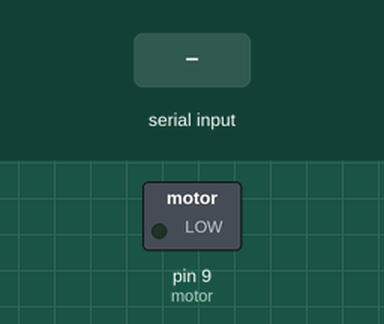
Bench run of a sketch on a simulated Arduino Uno, built with avr-gcc and run on an emulated ATmega328P. Shown: switched loads named in the sketch (green lamp = pin HIGH). Inputs (shaded band) come from the test bench.

Above: at 1.2 s.
1.3 s: "90,45\n" received over Serial
At 1.45 s:
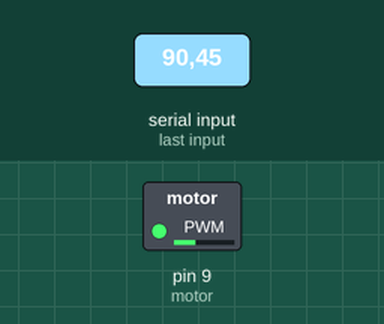
3.0 s: "30,150\n" received over Serial
At 4.3 s:
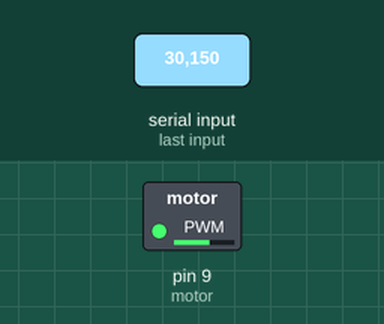
4.6 s: "200\n" received over Serial
At 5.5 s:
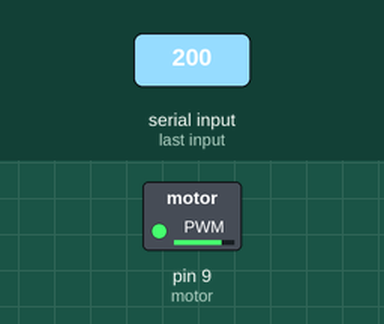
6.1 s: "90\n" received over Serial
At 6.6 s:
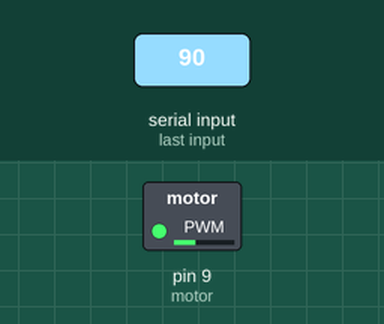
Timing chart, 0 to 8.6 s (numbered marks = the images above; inputs shaded):
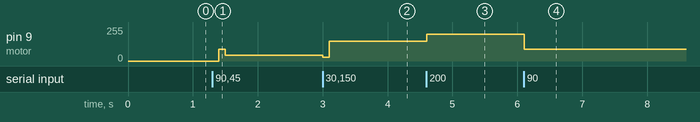

Measured:
- after the input at 1.3 s, pin 9 (motor): 0/255 → 90/255 after 0.10 s, → 45/255 0.10 s later
- after the input at 3.0 s, pin 9 (motor): 45/255 → 30/255 at once, → 150/255 0.10 s later
- after the input at 4.6 s, pin 9 (motor): 150/255 → 200/255 at once
- after the input at 6.1 s, pin 9 (motor): 200/255 → 90/255 at once

The sketch:

motorC_.ino
```cpp
#define motor 9
void setup() {
  Serial.begin(9600);
  pinMode(motor, OUTPUT);

}

void loop() {
  if(Serial.available() > 0){
    int velo = Serial.parseInt();
    if(velo > 0 && velo < 900){
      analogWrite(motor, velo);
    }else if(velo == 1000){
      analogWrite(motor, 0);
    }
  }
  delay(100);
}
```
